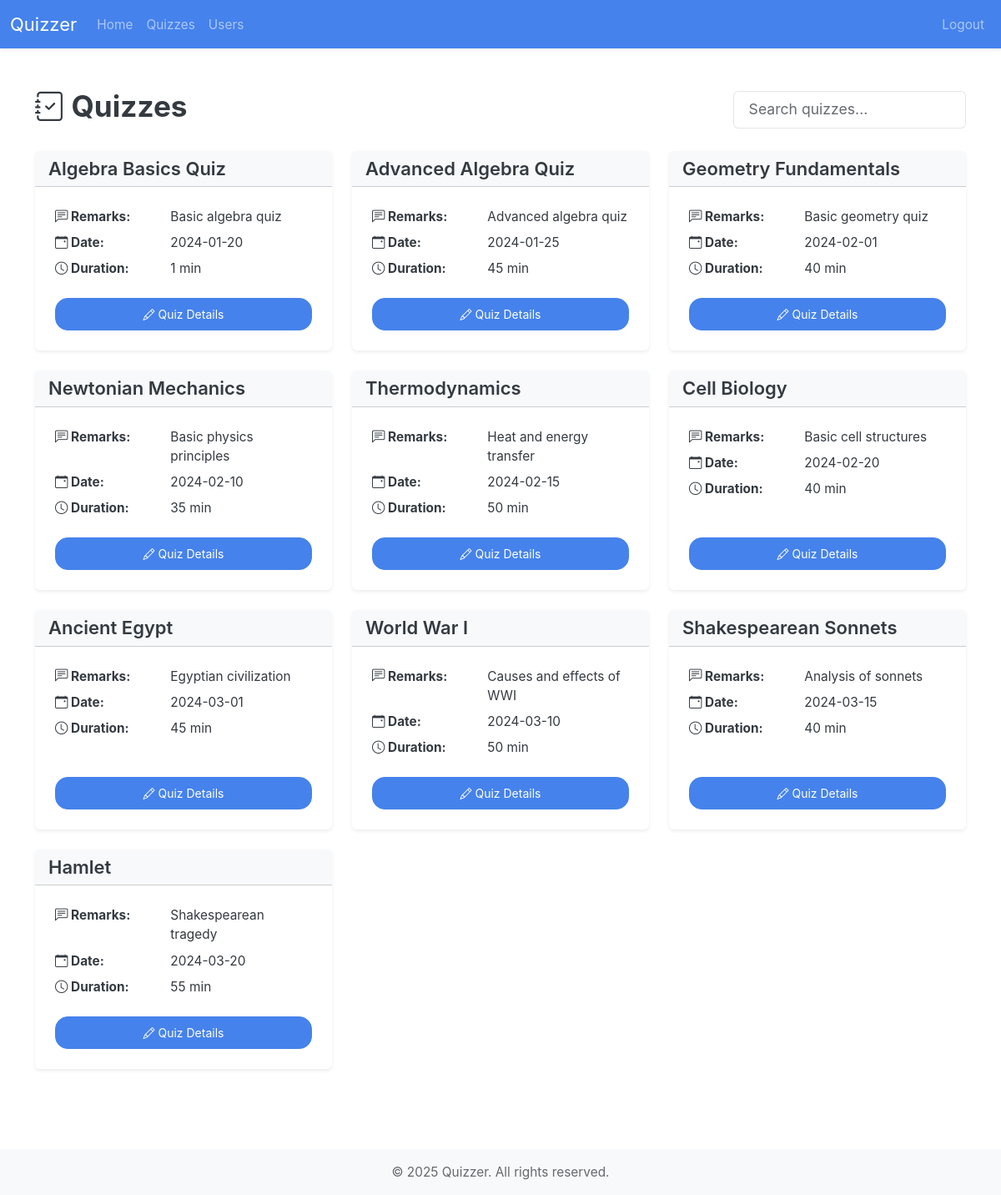
Page /admin/quizzes (signed in) on the committed database.
### models/models.py (models this page shows)
class Quiz(db.Model):
    __tablename__ = "quiz"
    quiz_id: Mapped[id_pk]
    quiz_name: Mapped[str]
    chapter_id: Mapped[int]
    subject_id: Mapped[int]
    date: Mapped[Optional[date]]
    duration: Mapped[Optional[int]]  # minutes? hopefully
    remarks: Mapped[str]
    total_marks: Mapped[int] = mapped_column(default=0)
    questions: Mapped[List["Question"]] = relationship(
        back_populates="quiz", cascade="all,delete-orphan"
    )
    quiz_attempts: Mapped[List["QuizAttempt"]] = relationship(
        back_populates="quiz", cascade="all,delete-orphan"
    )
    chapter: Mapped["Chapter"] = relationship(back_populates="quizzes") # maybe change this
    __table_args__ = (
        ForeignKeyConstraint(
            ['subject_id', 'chapter_id'],  # Composite foreign key
            ['chapter.subject_id', 'chapter.chapter_id']
        ),
    )

### routes/admin_routes.py (the view)
@admin_bp.route("/quizzes", methods=["GET"])
def admin_quizzes():
    all_quizzes = db.session.scalars(select(Quiz))
    return render_template("admin/quizzes.html", quizzes=all_quizzes)

### app.py (called while the page is built)
@app.template_global()
def is_active(page_name):
    return "active" if request.endpoint == page_name else ""

### routes/__init__.py (called while the page is built)
def init_login_manager(app):
    login_manager = LoginManager()
    login_manager.init_app(app)
    login_manager.login_view = "auth.login"  # goes to the login() function in auth_bp
    @login_manager.user_loader
    def load_user(user_id):
        return db.session.scalar(select(User).where(User.user_id == user_id))

### routes/admin_routes.py (called while the page is built)
@admin_bp.before_request
def require_admin():
    if not current_user.is_authenticated or current_user.username != "admin":
        return current_app.login_manager.unauthorized()

### templates/admin/quizzes.html (shortened to what this page needs)
{% extends "base.html" %} {% block title %} Quiz Dashboard {% endblock %} {%
block body %} {% include "admin/nav.html" %}
<div class="container py-5">
  <div class="d-flex justify-content-between align-items-center mb-4">
    <h2 class="fw-bold"><i class="bi bi-journal-check"></i> Quizzes</h2>
    <input
      type="text"
      id="searchInput"
      class="form-control w-25"
      placeholder="Search quizzes..."
      onkeyup="searchContentUser()"
    />
  </div>
  <div
    class="row row-cols-1 row-cols-md-2 row-cols-lg-3 g-4 mb-5"
    id="quizList"
  >
    {% if quizzes %} {% for quiz in quizzes %}
    <div class="col quiz-card">
      <div class="card shadow-sm border-0 h-100">
        <div
          class="card-header bg-light d-flex justify-content-between align-items-center"
        >
          <h5 class="fw-semibold mb-0">{{ quiz.quiz_name }}</h5>
        </div>
        <div class="card-body p-4 d-flex flex-column justify-content-between">
          <div>
            <dl class="row mb-0 small">
              <dt class="col-sm-5">
                <i class="bi bi-chat-left-text"></i> Remarks:
              </dt>
              <dd class="col-sm-7">{{ quiz.remarks }}</dd>
              {% if quiz.date %}
              <dt class="col-sm-5">
                <i class="bi bi-calendar-event"></i> Date:
              </dt>
              <dd class="col-sm-7">{{ quiz.date }}</dd>
              {% endif %} {% if quiz.duration %}
              <dt class="col-sm-5"><i class="bi bi-clock"></i> Duration:</dt>
              <dd class="col-sm-7">{{ quiz.duration }} min</dd>
              {% endif %}
            </dl>
          </div>
          <div class="mt-3 text-center">
            <a href="{{ url_for('admin.edit_quiz', quiz_id=quiz.quiz_id) }}">
              <button class="btn btn-primary w-100">
                <i class="bi bi-pencil"></i> Quiz Details
              </button>
            </a>
          </div>
        </div>
      </div>
    </div>
    {% endfor %} {% else %}
    <p class="text-muted text-center">No quizzes available.</p>
    {% endif %}
  </div>
</div>
{% endblock %}

### rows in the picture
Quiz: quiz_name "Algebra Basics Quiz", remarks "Basic algebra quiz", date "2024-01-20", duration "1"
Quiz: quiz_name "Advanced Algebra Quiz", remarks "Advanced algebra quiz", date "2024-01-25", duration "45"
Quiz: quiz_name "Geometry Fundamentals", remarks "Basic geometry quiz", date "2024-02-01", duration "40"
Quiz: quiz_name "Newtonian Mechanics", remarks "Basic physics principles", date "2024-02-10", duration "35"
Quiz: quiz_name "Thermodynamics", remarks "Heat and energy transfer", date "2024-02-15", duration "50"
Quiz: quiz_name "Cell Biology", remarks "Basic cell structures", date "2024-02-20", duration "40"
Quiz: quiz_name "Ancient Egypt", remarks "Egyptian civilization", date "2024-03-01", duration "45"
Quiz: quiz_name "World War I", remarks "Causes and effects of WWI", date "2024-03-10", duration "50"
Quiz: quiz_name "Shakespearean Sonnets", remarks "Analysis of sonnets", date "2024-03-15", duration "40"
Quiz: quiz_name "Hamlet", remarks "Shakespearean tragedy", date "2024-03-20", duration "55"
